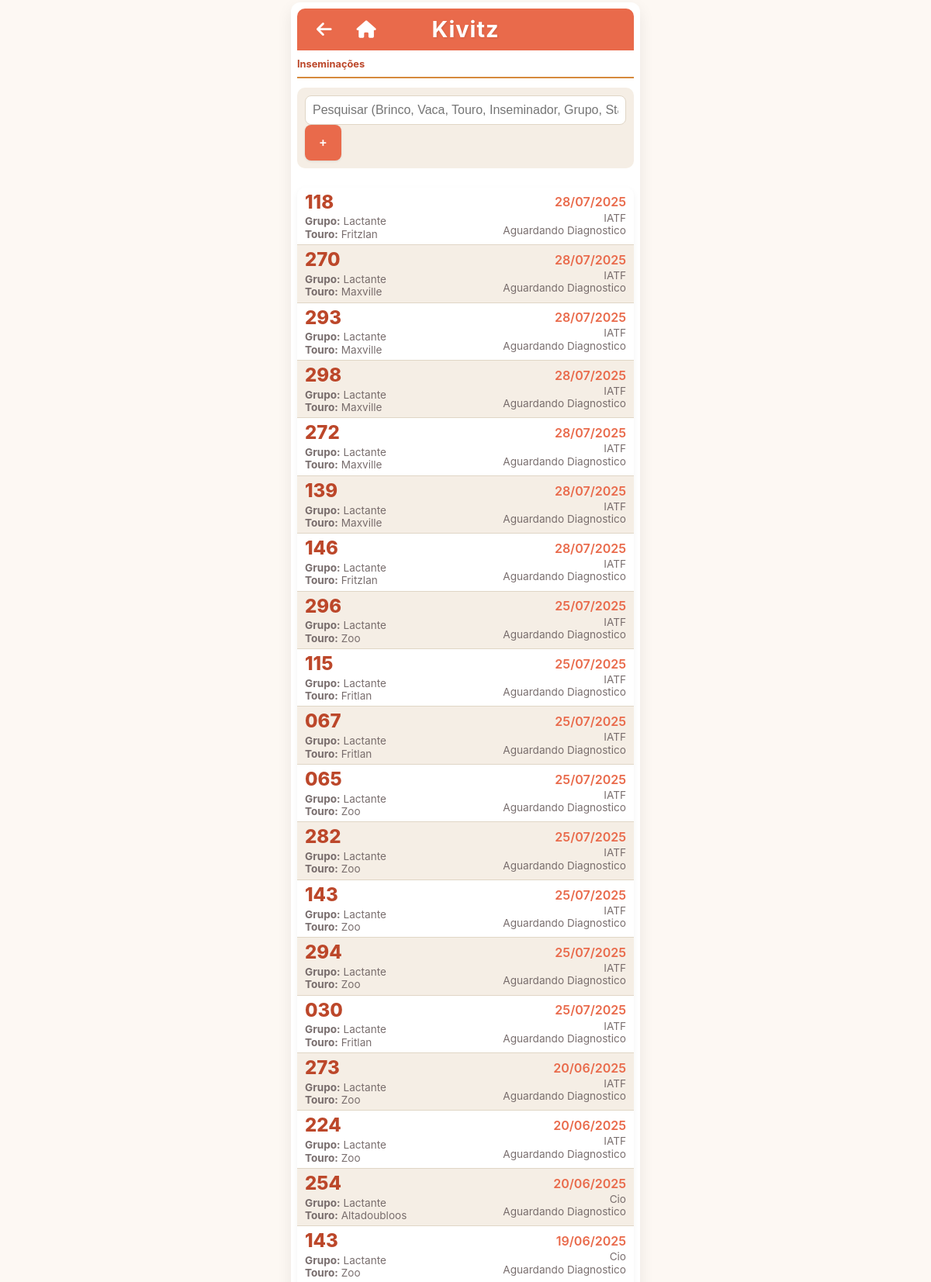
Page /views/inseminacoes/index.php (signed in, upper part) on the committed database.
### tables this page shows
CREATE TABLE `inseminacoes` (
  `id` int(11) NOT NULL,
  `tipo` enum('IATF','Cio') NOT NULL DEFAULT 'IATF',
  `id_vaca` int(11) DEFAULT NULL,
  `data_inseminacao` date NOT NULL,
  `id_inseminador` int(11) DEFAULT NULL,
  `id_touro` int(11) DEFAULT NULL,
  `observacoes` text DEFAULT NULL,
  `status_inseminacao` varchar(50) NOT NULL DEFAULT 'Aguardando Diagnostico',
  `ativo` tinyint(1) NOT NULL DEFAULT 1,
  `created_at` datetime DEFAULT current_timestamp(),
  `updated_at` datetime DEFAULT current_timestamp() ON UPDATE current_timestamp()
);

CREATE TABLE `gado` (
  `id` int(11) NOT NULL,
  `grupo` enum('Bezerra','Novilha','Lactante','Seca','Corte') NOT NULL,
  `status` enum('Vazia','Inseminada','Prenha') NOT NULL,
  `bst` tinyint(1) DEFAULT 0,
  `leite_descarte` enum('Sim','Não') NOT NULL DEFAULT 'Não',
  `cor_bastao` enum('','Azul','Verde','Vermelho') NOT NULL DEFAULT '',
  `ativo` tinyint(1) NOT NULL DEFAULT 1,
  `created_at` datetime DEFAULT current_timestamp(),
  `updated_at` datetime DEFAULT current_timestamp() ON UPDATE current_timestamp(),
  `brinco` varchar(50) NOT NULL,
  `nascimento` date NOT NULL,
  `sexo` varchar(10) NOT NULL DEFAULT 'Fêmea',
  `escore` decimal(3,2) NOT NULL,
  `id_pai` int(11) DEFAULT NULL,
  `id_mae` int(11) DEFAULT NULL,
  `descarte` tinyint(1) DEFAULT 0,
  `observacoes` text DEFAULT NULL,
  `raca` enum('Holandês','Angus','Jersey') DEFAULT NULL,
  `nome` varchar(100) DEFAULT NULL,
  `Data_secagem` date DEFAULT NULL,
  `Data_preparto` date DEFAULT NULL,
  `Data_parto` date DEFAULT NULL,
  `data_monitoramento_cio` date DEFAULT NULL,
  `pai` varchar(100) DEFAULT NULL,
  `mae` varchar(100) DEFAULT NULL
);

CREATE TABLE `touros` (
  `id` int(11) NOT NULL,
  `nome` varchar(100) NOT NULL,
  `raca` varchar(50) DEFAULT NULL,
  `codigo_semem` varchar(50) DEFAULT NULL,
  `observacoes` text DEFAULT NULL,
  `ativo` tinyint(1) NOT NULL DEFAULT 1,
  `doses_estoque` int(11) NOT NULL DEFAULT 0 COMMENT 'Quantidade de doses de sêmen em estoque',
  `created_at` datetime DEFAULT current_timestamp(),
  `updated_at` datetime DEFAULT current_timestamp() ON UPDATE current_timestamp()
);

### models/Inseminacao.php (called while the page is built, shortened)
<?php
class Inseminacao {
    private $conn;
    private $table_name = "inseminacoes";
    public function __construct($db) {
        $this->conn = $db;
    }
 public function read($searchQuery = '') {
        $filters = [];
        $queryParams = [];
        $query = "SELECT
                    i.id, i.tipo, i.id_vaca, i.id_inseminador, i.id_touro, i.data_inseminacao,
                    i.observacoes, i.status_inseminacao, i.ativo,
                    i.created_at, i.updated_at,
                    g.brinco as brinco_vaca_display, g.nome as nome_vaca_display, g.grupo as grupo_vaca_display,
                    ins.nome as nome_inseminador_display,
                    t.nome as nome_touro_display
                  FROM
                    " . $this->table_name . " i
                  LEFT JOIN gado g ON i.id_vaca = g.id
                  LEFT JOIN inseminadores ins ON i.id_inseminador = ins.id
                  LEFT JOIN touros t ON i.id_touro = t.id";
        $filters[] = "g.ativo = 1";
        if (!empty($filters)) {
            $query .= " WHERE " . implode(" AND ", $filters);
        }
        $query .= " ORDER BY i.data_inseminacao DESC, i.id DESC";
        $stmt = $this->conn->prepare($query);
        $stmt->execute();
        return $stmt;
    }
}
?>

### views/inseminacoes/index.php (the view, shortened to what this page needs)
<?php
include_once __DIR__ . '/../../includes/header.php';
require_once __DIR__ . '/../../config/database.php';
require_once __DIR__ . '/../../models/Inseminacao.php';
$inseminacao = new Inseminacao($pdo);
$searchQuery = $_GET['search_query'] ?? '';
$stmt = $inseminacao->read($searchQuery);
$num = $stmt->rowCount();
?>
<h2 class="page-title">Inseminações</h2>
<div class="filter-controls">
    <form id="filter-form" method="GET" action="index.php">
        <div class="filter-row top-row">
            <div class="search-input-group">
                <input type="text" id="search_query" name="search_query" placeholder="Pesquisar (Brinco, Vaca, Touro, Inseminador, Grupo, Status):" value="<?php echo htmlspecialchars($searchQuery); ?>">
            </div>
            <div class="button-controls-group">
                <a href="create.php" class="btn btn-primary add-animal-inline-btn" title="Nova Inseminação">+</a>
                </div>
        </div>
        </form>
</div>
<?php if ($num > 0) : ?>
    <table class="cow-list-table">
        <tbody>
            <?php while ($row = $stmt->fetch(PDO::FETCH_ASSOC)) : ?>
                <tr class="clickable-row" data-href="view.php?id=<?php echo $row['id']; ?>">
                    <td class="col-main-info"> <span class="brinco-display"><?php echo htmlspecialchars($row['brinco_vaca_display']); ?></span>
                        <span class="details-line-left"><strong>Grupo:</strong> <?php echo htmlspecialchars($row['grupo_vaca_display']); ?></span>
                        <span class="details-line-left"><strong>Touro:</strong> <?php echo htmlspecialchars($row['nome_touro_display']); ?></span>
                    </td>
                    <td class="col-secondary-info"> <span class="date-display-right"><?php echo htmlspecialchars(date('d/m/Y', strtotime($row['data_inseminacao']))); ?></span>
                        <span class="details-line-right"><?php echo htmlspecialchars($row['tipo']); ?></span>
                        <span class="details-line-right"><?php echo htmlspecialchars($row['status_inseminacao']); ?></span>
                    </td>
                </tr>
            <?php endwhile; ?>
        </tbody>
    </table>
<?php else : ?>
    <div class="alert alert-info">Nenhuma inseminação encontrada com os filtros aplicados.</div>
<?php endif; ?>
<?php include_once __DIR__ . '/../../includes/footer.php'; ?>

### css/style.css (style rules this page uses)
:root { --primary-orange: #E96A4B; --light-accent-orange: #FCE0C3; --dark-orange: #BC472A; --highlight-orange: #D68A3D; --neutral-text: #3D3D3D; --neutral-dark: #6B5F5F; --background-light: #FDF8F3; --background-medium: #F5EEE5; --border-color: #E0D6C6; --success-green: #66BB6A; --error-red: #E57373; --shadow-light: 0 3px 8px rgba(0, 0, 0, 0.05); --shadow-medium: 0 8px 20px rgba(0, 0, 0, 0.08); --bst-green: #4CAF50; --bst-gray: #BDBDBD; --text-esmaecido: #B0B0B0; --background-esmaecido-even: #F0F0F0; --background-esmaecido-odd: #FAFAFA; --bg-estoque-baixo: #FFEBEE; }
*, *::before, *::after { box-sizing: border-box; }
body { font-family: 'Inter', 'Segoe UI', Tahoma, Geneva, Verdana, sans-serif; line-height: 1.6; margin: 0; padding: 0; background-color: var(--background-light); color: var(--neutral-text); display: flex; justify-content: center; align-items: flex-start; min-height: 100vh; font-size: 15px; overflow-x: hidden; }
h2.page-title { color: var(--dark-orange); font-size: 0.8rem; margin-top: 0; margin-bottom: 12px; border-bottom: 2px solid var(--highlight-orange); padding-bottom: 6px; font-weight: 700; }
form { background-color: var(--background-medium); padding: 12px; border-radius: 10px; box-shadow: 0 3px 8px rgba(0, 0, 0, 0.05); margin-top: 12px; display: grid; gap: 12px; }
form input[type="text"], form input[type="password"], form input[type="date"], form input[type="number"], form select, form textarea { width: 100%; padding: 9px; border: 1px solid var(--border-color); border-radius: 8px; font-size: 1rem; transition: border-color 0.3s ease, box-shadow 0.3s ease; background-color: #fff; box-sizing: border-box; }
.filter-controls { display: flex; flex-direction: column; gap: 10px; margin-bottom: 15px; background-color: var(--background-medium); padding: 10px; border-radius: 10px; }
#filter-form { background-color: transparent; padding: 0; margin: 0; margin-top: 0; box-shadow: none; display: block; }
.search-input-group { flex-grow: 1; min-width: 100px; }
.btn { background-color: var(--primary-orange); color: white; padding: 10px 18px; border: none; border-radius: 8px; cursor: pointer; font-size: 1rem; font-weight: 600; transition: background-color 0.3s ease, transform 0.2s ease, box-shadow 0.3s ease; text-decoration: none; display: inline-block; text-align: center; box-shadow: 0 1px 3px rgba(0, 0, 0, 0.1); }
.cow-list-table { width: 100%; border-collapse: separate; border-spacing: 0; margin-top: 10px; box-shadow: 0 3px 8px rgba(0, 0, 0, 0.05); border-radius: 10px; overflow: hidden; }
.cow-list-table tbody tr { border-bottom: 1px solid var(--border-color); cursor: pointer; display: flex; align-items: stretch; min-height: 60px; }
.cow-list-table td { padding: 5px 10px; vertical-align: middle; border: none; flex: 1; display: flex; flex-direction: column; justify-content: center; }
.cow-list-table tr:nth-child(even) { background-color: var(--background-medium); }
.col-main-info { text-align: left; padding-left: 10px; }
.brinco-display { font-size: 1.5rem; font-weight: 800; color: var(--dark-orange); margin-bottom: 2px; line-height: 1.2; }
.col-secondary-info { text-align: right; padding-right: 10px; align-items: flex-end; }
.details-line-left, .details-line-right { font-size: 0.85rem; color: var(--neutral-dark); opacity: 0.9; line-height: 1.2; }
.date-display-right { font-size: 1rem; font-weight: 600; color: var(--primary-orange); margin-bottom: 2px; line-height: 1.2; }

### rows in the picture
inseminacoes: id_vaca.brinco "118", id_vaca.grupo "Lactante", id_touro.nome "Fritzlan", data_inseminacao "28/07/2025", tipo "IATF", status_inseminacao "Aguardando Diagnostico"
inseminacoes: id_vaca.brinco "270", id_vaca.grupo "Lactante", id_touro.nome "Maxville", data_inseminacao "28/07/2025", tipo "IATF", status_inseminacao "Aguardando Diagnostico"
inseminacoes: id_vaca.brinco "293", id_vaca.grupo "Lactante", id_touro.nome "Maxville", data_inseminacao "28/07/2025", tipo "IATF", status_inseminacao "Aguardando Diagnostico"
inseminacoes: id_vaca.brinco "298", id_vaca.grupo "Lactante", id_touro.nome "Maxville", data_inseminacao "28/07/2025", tipo "IATF", status_inseminacao "Aguardando Diagnostico"
inseminacoes: id_vaca.brinco "272", id_vaca.grupo "Lactante", id_touro.nome "Maxville", data_inseminacao "28/07/2025", tipo "IATF", status_inseminacao "Aguardando Diagnostico"
inseminacoes: id_vaca.brinco "139", id_vaca.grupo "Lactante", id_touro.nome "Maxville", data_inseminacao "28/07/2025", tipo "IATF", status_inseminacao "Aguardando Diagnostico"
inseminacoes: id_vaca.brinco "146", id_vaca.grupo "Lactante", id_touro.nome "Fritzlan", data_inseminacao "28/07/2025", tipo "IATF", status_inseminacao "Aguardando Diagnostico"
inseminacoes: id_vaca.brinco "296", id_vaca.grupo "Lactante", id_touro.nome "Zoo", data_inseminacao "25/07/2025", tipo "IATF", status_inseminacao "Aguardando Diagnostico"
inseminacoes: id_vaca.brinco "115", id_vaca.grupo "Lactante", id_touro.nome "Fritlan", data_inseminacao "25/07/2025", tipo "IATF", status_inseminacao "Aguardando Diagnostico"
inseminacoes: id_vaca.brinco "067", id_vaca.grupo "Lactante", id_touro.nome "Fritlan", data_inseminacao "25/07/2025", tipo "IATF", status_inseminacao "Aguardando Diagnostico"
inseminacoes: id_vaca.brinco "065", id_vaca.grupo "Lactante", id_touro.nome "Zoo", data_inseminacao "25/07/2025", tipo "IATF", status_inseminacao "Aguardando Diagnostico"
inseminacoes: id_vaca.brinco "282", id_vaca.grupo "Lactante", id_touro.nome "Zoo", data_inseminacao "25/07/2025", tipo "IATF", status_inseminacao "Aguardando Diagnostico"
inseminacoes: id_vaca.brinco "143", id_vaca.grupo "Lactante", id_touro.nome "Zoo", data_inseminacao "25/07/2025", tipo "IATF", status_inseminacao "Aguardando Diagnostico"
inseminacoes: id_vaca.brinco "294", id_vaca.grupo "Lactante", id_touro.nome "Zoo", data_inseminacao "25/07/2025", tipo "IATF", status_inseminacao "Aguardando Diagnostico"
inseminacoes: id_vaca.brinco "030", id_vaca.grupo "Lactante", id_touro.nome "Fritlan", data_inseminacao "25/07/2025", tipo "IATF", status_inseminacao "Aguardando Diagnostico"
inseminacoes: id_vaca.brinco "273", id_vaca.grupo "Lactante", id_touro.nome "Zoo", data_inseminacao "20/06/2025", tipo "IATF", status_inseminacao "Aguardando Diagnostico"
inseminacoes: id_vaca.brinco "224", id_vaca.grupo "Lactante", id_touro.nome "Zoo", data_inseminacao "20/06/2025", tipo "IATF", status_inseminacao "Aguardando Diagnostico"
inseminacoes: id_vaca.brinco "254", id_vaca.grupo "Lactante", id_touro.nome "Altadoubloos", data_inseminacao "20/06/2025", tipo "Cio", status_inseminacao "Aguardando Diagnostico"
inseminacoes: id_vaca.brinco "143", id_vaca.grupo "Lactante", id_touro.nome "Zoo", data_inseminacao "19/06/2025", tipo "Cio", status_inseminacao "Aguardando Diagnostico"
